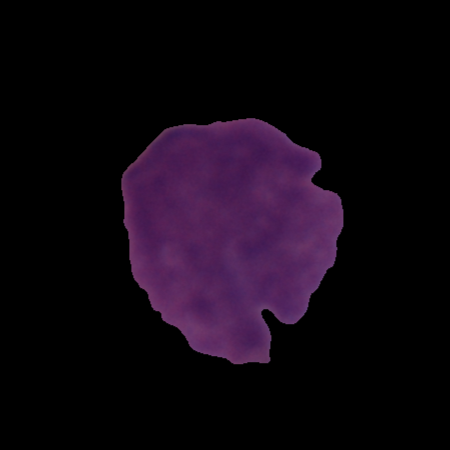
#> input picture data/reference_img.bmp, 450 x 450 px
$ python demo_segmentation.py
#> lines starting #> are read from the running program, lines starting #| are printed output that depends on the picture; after the words box and inside, x2 and y2 are one past the last pixel; in counts of white or black regions, pixels touching at a corner belong together
### src/segmentation/wbc_segmenter.py
"""
WBC Segmentation - K-Means on LAB color space
Based on the MATLAB version
"""

import cv2
import numpy as np
from sklearn.cluster import KMeans
from scipy import ndimage
from pathlib import Path


class WBCSegmenter:
    # segments white blood cells from microscope images

    def __init__(self, num_clusters=3, min_cell_size=200, padding=10):
        self.num_clusters = num_clusters
        self.min_cell_size = min_cell_size
        self.padding = padding

    def segment(self, image):
        # main segmentation function
        # returns dict with mask, cells, bboxes etc

        # convert to LAB
        lab = cv2.cvtColor(image, cv2.COLOR_RGB2LAB)
        ab = lab[:, :, 1:3].astype(np.float32)
        rows, cols = ab.shape[:2]
        ab_vec = ab.reshape(-1, 2)

        # run kmeans
        kmeans = KMeans(n_clusters=self.num_clusters, random_state=42, n_init=3)
        labels = kmeans.fit_predict(ab_vec)
        labels = labels.reshape(rows, cols)

        # find which cluster has WBCs (darkest L channel)
        L = lab[:, :, 0]
        avg_L = []
        for i in range(self.num_clusters):
            mask_i = (labels == i)
            avg_L.append(np.mean(L[mask_i]))

        wbc_cluster = np.argmin(avg_L)
        wbc_mask = (labels == wbc_cluster).astype(np.uint8)

        # morphology to clean up
        # Use smaller kernel to reduce over-segmentation
        kernel_open = cv2.getStructuringElement(cv2.MORPH_ELLIPSE, (5, 5))
        clean_mask = cv2.morphologyEx(wbc_mask, cv2.MORPH_OPEN, kernel_open)

        # Add closing to reconnect thin bridges (prevents splitting bilobed nuclei)
        kernel_close = cv2.getStructuringElement(cv2.MORPH_ELLIPSE, (7, 7))
        clean_mask = cv2.morphologyEx(clean_mask, cv2.MORPH_CLOSE, kernel_close)

        clean_mask = ndimage.binary_fill_holes(clean_mask).astype(np.uint8)

        # remove small stuff
        num_labels, labeled_mask, stats, _ = cv2.connectedComponentsWithStats(
            clean_mask, connectivity=8
        )

        final_mask = np.zeros_like(clean_mask)
        for i in range(1, num_labels):
            if stats[i, cv2.CC_STAT_AREA] >= self.min_cell_size:
                final_mask[labeled_mask == i] = 1

        # get individual cells
        cells, bboxes = self._extract_cells(image, final_mask)

        return {
            'mask': final_mask,
            'cells': cells,
            'bboxes': bboxes,
            'count': len(cells),
            'intermediate': {
                'lab': lab,
                'labels': labels,
                'wbc_cluster': wbc_cluster,
                'raw_mask': wbc_mask,
                'clean_mask': clean_mask
            }
        }

    def _extract_cells(self, image, mask):
        # crop out individual cells from the mask
        contours, _ = cv2.findContours(mask, cv2.RETR_EXTERNAL, cv2.CHAIN_APPROX_SIMPLE)

        cells = []
        bboxes = []

        for contour in contours:
            x, y, w, h = cv2.boundingRect(contour)

            # add some padding
            x_pad = max(0, x - self.padding)
            y_pad = max(0, y - self.padding)
            w_pad = min(image.shape[1] - x_pad, w + 2 * self.padding)
            h_pad = min(image.shape[0] - y_pad, h + 2 * self.padding)

            if w_pad > 20 and h_pad > 20:  # skip tiny cells
                cell_img = image[y_pad:y_pad+h_pad, x_pad:x_pad+w_pad]
                cells.append(cell_img)
                bboxes.append((x_pad, y_pad, w_pad, h_pad))

        return cells, bboxes

    def save_cells(self, cells, output_dir):
        output_path = Path(output_dir)
        output_path.mkdir(parents=True, exist_ok=True)

        for i, cell in enumerate(cells):
            filename = f"cell_{i+1:03d}.jpg"
            cell_bgr = cv2.cvtColor(cell, cv2.COLOR_RGB2BGR)
            cv2.imwrite(str(output_path / filename), cell_bgr)

        return output_path


def segment_image(image_path, output_dir=None, visualize=False):
    # quick wrapper to segment a single image

    image = cv2.imread(str(image_path))
    image = cv2.cvtColor(image, cv2.COLOR_BGR2RGB)
    image = cv2.resize(image, None, fx=0.5, fy=0.5)  # resize to speed up

    segmenter = WBCSegmenter()
    results = segmenter.segment(image)

    if output_dir:
        save_path = segmenter.save_cells(results['cells'], output_dir)
        results['saved_to'] = str(save_path)

    return results

### src/utils/visualization.py
"""
Visualization utilities for segmentation and classification results
"""

import cv2
import numpy as np
import matplotlib.pyplot as plt
from matplotlib.gridspec import GridSpec


def visualize_segmentation(image, results, save_path=None):
    """
    Create MATLAB-style 6-panel visualization of segmentation results.

    Args:
        image: Original RGB image
        results: Output dict from WBCSegmenter.segment()
        save_path: Optional path to save figure
    """
    fig = plt.figure(figsize=(15, 10))
    gs = GridSpec(2, 3, figure=fig)

    # Panel 1: Original image
    ax1 = fig.add_subplot(gs[0, 0])
    ax1.imshow(image)
    ax1.set_title('Input')
    ax1.axis('on')

    # Panel 2: a* channel
    ax2 = fig.add_subplot(gs[0, 1])
    ax2.imshow(results['intermediate']['lab'][:, :, 1], cmap='gray')
    ax2.set_title('a* channel')
    ax2.axis('on')

    # Panel 3: b* channel
    ax3 = fig.add_subplot(gs[0, 2])
    ax3.imshow(results['intermediate']['lab'][:, :, 2], cmap='gray')
    ax3.set_title('b* channel')
    ax3.axis('on')

    # Panel 4: K-Means labels
    ax4 = fig.add_subplot(gs[1, 0])
    ax4.imshow(results['intermediate']['labels'], cmap='jet')
    wbc_cluster = results['intermediate']['wbc_cluster']
    ax4.set_title(f'Clusters (WBC=#{wbc_cluster})')
    ax4.axis('on')

    # Panel 5: Cleaned mask
    ax5 = fig.add_subplot(gs[1, 1])
    ax5.imshow(results['mask'], cmap='gray')
    ax5.set_title('Cleaned mask')
    ax5.axis('on')

    # Panel 6: Detected boundaries
    ax6 = fig.add_subplot(gs[1, 2])
    overlay = image.copy()

    # Draw bounding boxes
    for bbox in results['bboxes']:
        x, y, w, h = bbox
        cv2.rectangle(overlay, (x, y), (x + w, y + h), (255, 255, 0), 2)

    ax6.imshow(overlay)
    ax6.set_title(f"Found {results['count']} WBCs")
    ax6.axis('on')

    plt.tight_layout()

    if save_path:
        plt.savefig(save_path, dpi=150, bbox_inches='tight')

    return fig


def visualize_cell_montage(cells, max_cols=6, save_path=None):
    """
    Display extracted cells in a grid montage.

    Args:
        cells: List of cell images
        max_cols: Maximum columns in grid
        save_path: Optional path to save figure
    """
    n_cells = len(cells)
    n_cols = min(n_cells, max_cols)
    n_rows = int(np.ceil(n_cells / n_cols))

    fig, axes = plt.subplots(n_rows, n_cols, figsize=(2*n_cols, 2*n_rows))

    if n_cells == 1:
        axes = np.array([axes])
    axes = axes.flatten()

    for i, cell in enumerate(cells):
        axes[i].imshow(cell)
        axes[i].set_title(f'Cell {i+1}', fontsize=8)
        axes[i].axis('off')

    # Hide unused subplots
    for i in range(n_cells, len(axes)):
        axes[i].axis('off')

    plt.tight_layout()

    if save_path:
        plt.savefig(save_path, dpi=150, bbox_inches='tight')

    return fig


# [26 lines left out: function plot_class_distribution, not called in this run]

### src/demo_segmentation.py
"""
Demo: Test segmentation pipeline on ALL-IDB1 image
"""

import sys
from pathlib import Path
import matplotlib.pyplot as plt

# Add src to path
sys.path.insert(0, str(Path(__file__).parent.parent))

from segmentation.wbc_segmenter import segment_image
from utils.visualization import visualize_segmentation, visualize_cell_montage


def main():
    # Allow user to select an image
    from tkinter import Tk, filedialog

    # Hide the main tkinter window
    root = Tk()
    root.withdraw()
    root.attributes('-topmost', True)  # Bring dialog to front

    # Open file dialog starting in ALL_IDB directory
    initial_dir = Path("ALL_IDB/ALL_IDB Dataset")
    if not initial_dir.exists():
        initial_dir = Path(".")

    print("Opening file dialog...")
    file_path = filedialog.askopenfilename(
        title="Select an ALL-IDB Image",
        initialdir=str(initial_dir),
        filetypes=[
            ("Image files", "*.jpg *.jpeg *.tif *.tiff *.png"),
            ("All files", "*.*")
        ]
    )
#> the answer given: ../data/reference_img.bmp

    root.destroy()  # Clean up

    if not file_path:
        print("No file selected. Exiting.")
        return

    image_path = Path(file_path)

    if not image_path.exists():
        print(f"Error: Image not found at {image_path}")
        return

    print(f"Processing: {image_path}")

    # Segment image
    results = segment_image(
        image_path,
        output_dir=image_path.parent / "extracted_cells",
        visualize=True
    )
#> in segment_image, image is the input picture: shape (450, 450, 3); mean B, G, R 17.8, 7.4, 16.6
#> in segment, `lab = cv2.cvtColor(image, cv2.COLOR_RGB2LAB)`: lab: shape (225, 225, 3); mean of channels 0, 1, 2 11.9, 134, 123.6
#> in segment, `ab_vec = ab.reshape(-1, 2)`: ab_vec = 50625 pairs, first value 128 to 163, second value 99 to 128
#> in segment, `labels = labels.reshape(rows, cols)`:
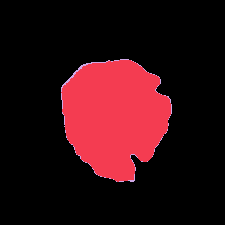
#> labels: shape (225, 225) int32; 3 distinct labels, from 0 to 2; one colour per label, 0 black
#> in segment, `L = lab[:, :, 0]`:
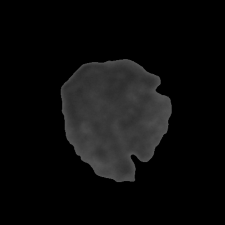
#> L: shape (225, 225); min 0, max 86, mean 11.9
#> the loop in segment, `for i in range(self.num_clusters):` made 3 passes
#> pass 1, in segment, `mask_i = (labels == i)`:
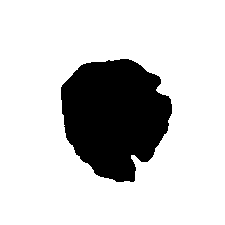
#> mask_i: shape (225, 225) bool; 80.3% white; 1 black region, box (x1, y1, x2, y2) and area: (61, 59, 172, 182) 9995
#> pass 2, in segment, `mask_i = (labels == i)`:
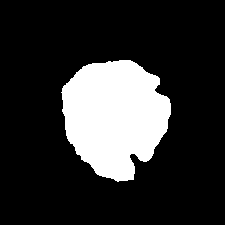
#> mask_i: shape (225, 225) bool; 19.1% white; 1 white region, box (x1, y1, x2, y2) and area: (61, 60, 171, 182) 9688
#> pass 3, in segment, `mask_i = (labels == i)`:
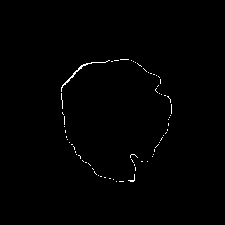
#> mask_i: shape (225, 225) bool; 0.61% white in thin lines or dots, all inside (x1, y1, x2, y2) = (61, 59, 172, 182)
#> after the loop in segment, `for i in range(self.num_clusters):`: avg_L = [0.0423, 60.25, 54.92]
#> in segment, `wbc_cluster = np.argmin(avg_L)`: wbc_cluster = 0
#> in segment, `clean_mask = cv2.morphologyEx(wbc_mask, cv2.MORPH_OPEN, kernel_open)`: clean_mask: shape (225, 225); values 0 (black) and 1 (white), 80.2% white; 1 black region, box (x1, y1, x2, y2) and area: (61, 59, 172, 182) 10002
#> in segment, `clean_mask = cv2.morphologyEx(clean_mask, cv2.MORPH_CLOSE, kernel_close)`: clean_mask: shape (225, 225); values 0 (black) and 1 (white), 80.3% white; 1 black region, box (x1, y1, x2, y2) and area: (61, 59, 172, 182) 9994
#> in segment, `clean_mask = ndimage.binary_fill_holes(clean_mask).astype(np.uint8)`: clean_mask: shape (225, 225); every value is 1
#> in segment, `num_labels, labeled_mask, stats, _ = cv2.connectedComponentsWithStats(..`: labeled_mask: shape (225, 225) int32; every value is 1
#> in segment, `num_labels, labeled_mask, stats, _ = cv2.connectedComponentsWithStats(..`: num_labels = 2; stats = [[-1, 2147483647, 0, 0, 0], [0, 0, 225, 225, 50625]]
#> in segment, `final_mask = np.zeros_like(clean_mask)`: final_mask: shape (225, 225); every value is 0
#> in _extract_cells, `contours, _ = cv2.findContours(mask, cv2.RETR_EXTERNAL, cv2.CHAIN_APPR..`: contours = [[[0, 0], [0, 224], [224, 224], [224, 0]]]
#> the loop in _extract_cells, `for contour in contours:` made 1 pass
#> (contour, x, y, w, h, x_pad, y_pad, w_pad) on pass 1: ([[0, 0], [0, 224], [224, 224], [224, 0]], 0, 0, 225, 225, 0, 0, 225)
#> after the loop in _extract_cells, `for contour in contours:`: bboxes = [(0, 0, 225, 225)]; cells = 1 item
#> in segment, `cells, bboxes = self._extract_cells(image, final_mask)`: bboxes = [(0, 0, 225, 225)]
#> in segment_image, `results = segmenter.segment(image)`: results = 5 items
#> the loop in save_cells, `for i, cell in enumerate(cells):` made 1 pass
#> filename on pass 1: 'cell_001.jpg'
#> results = 6 items

    print(f"\nResults:")
    print(f"  Detected {results['count']} WBCs")
#|   Detected 1 WBCs
    if 'saved_to' in results:
        print(f"  Cells saved to: {results['saved_to']}")
#|   Cells saved to: ../data/extracted_cells

    # Visualize
    # Load original for visualization
    import cv2
    img = cv2.imread(str(image_path))
    img = cv2.cvtColor(img, cv2.COLOR_BGR2RGB)
    img = cv2.resize(img, None, fx=0.5, fy=0.5)

    # 6-panel segmentation view
    visualize_segmentation(img, results)
#> in visualize_segmentation, `wbc_cluster = results['intermediate']['wbc_cluster']`: wbc_cluster = 0
#> the loop in visualize_segmentation, `for bbox in results['bboxes']:` made 1 pass
#> after the loop in visualize_segmentation, `for bbox in results['bboxes']:`:
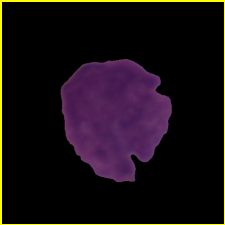
#> overlay: shape (225, 225, 3); mean R, G, B 23.4, 14.1, 17.8

    # Cell montage
    if results['cells']:
        visualize_cell_montage(results['cells'])
#> in visualize_cell_montage, `n_cells = len(cells)`: n_cells = 1
#> the loop in visualize_cell_montage, `for i, cell in enumerate(cells):` made 1 pass

    plt.show()
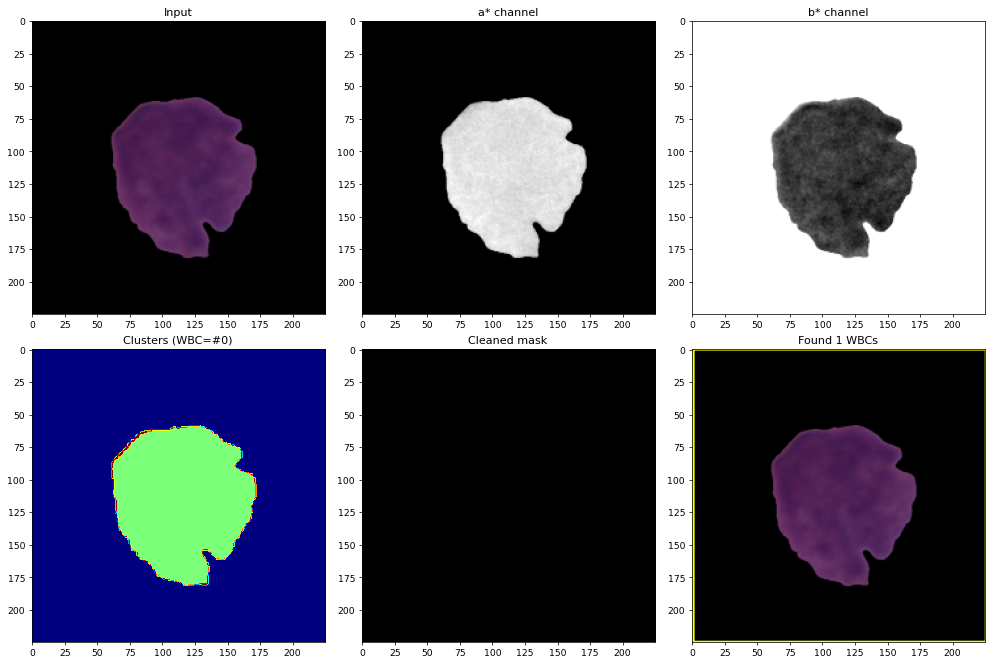
#> figure drawn by matplotlib, 6 panels


if __name__ == '__main__':
    main()
